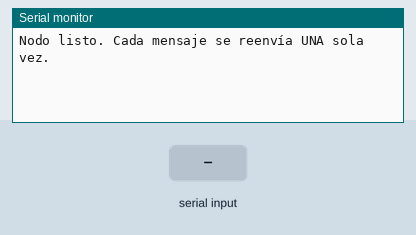
This sketch was run on a simulated Arduino Uno, built with avr-gcc and run on an emulated ATmega328P. Shown: the last lines printed to the serial monitor. The inputs (shaded band) are chosen by the test bench.

Above: at 1.2 s.
1.3 s: "1\n" received over Serial
At 2.3 s:
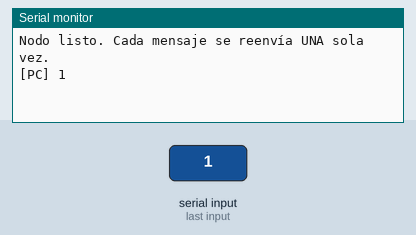
2.8 s: "1\n" received over the second serial link
At 3.5 s:
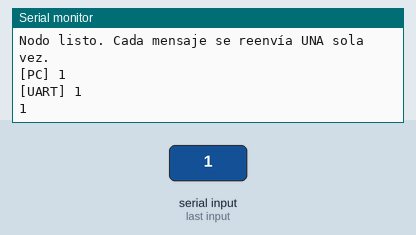
4.3 s: "0\n" received over Serial
At 4.6 s:
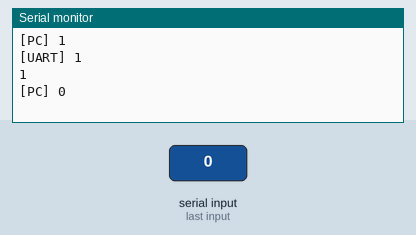
5.8 s: "0\n" received over the second serial link
At 7.0 s:
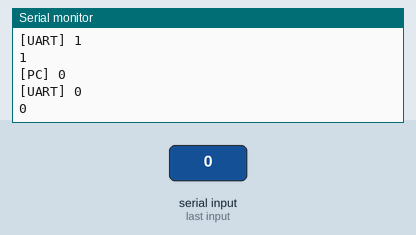

The sketch:

Parcial.ino
```cpp
#include <SoftwareSerial.h>
SoftwareSerial link(2, 3); // RX=2, TX=3

void setup() {
  Serial.begin(115200);
  link.begin(38400);
  Serial.println(F("Nodo listo. Cada mensaje se reenvía UNA sola vez."));
}

void loop() {
  // --- Mensaje desde PC ---
  if (Serial.available()) {
    String msg = Serial.readStringUntil('\n');
    if (msg.endsWith("\r")) msg.remove(msg.length() - 1);
    if (msg.length() > 0) {
      Serial.print(F("[PC] ")); Serial.println(msg);
      link.println(msg);  // lo mando una vez
    }
  }

  // --- Mensaje desde UART ---
  if (link.available()) {
    String msg = link.readStringUntil('\n');
    if (msg.endsWith("\r")) msg.remove(msg.length() - 1);
    if (msg.length() > 0) {
      Serial.print(F("[UART] ")); Serial.println(msg);
      Serial.println(msg); // eco de vuelta al PC
    }
  }
}
```

Measured:
- after the input at 1.3 s, the serial monitor: prints a new line at once (image 1)
- after the input at 2.8 s, the serial monitor: prints a new line at once (image 2)
- after the input at 4.3 s, the serial monitor: prints a new line at once (image 3)
- after the input at 5.8 s, the serial monitor: prints a new line at once (image 4)
